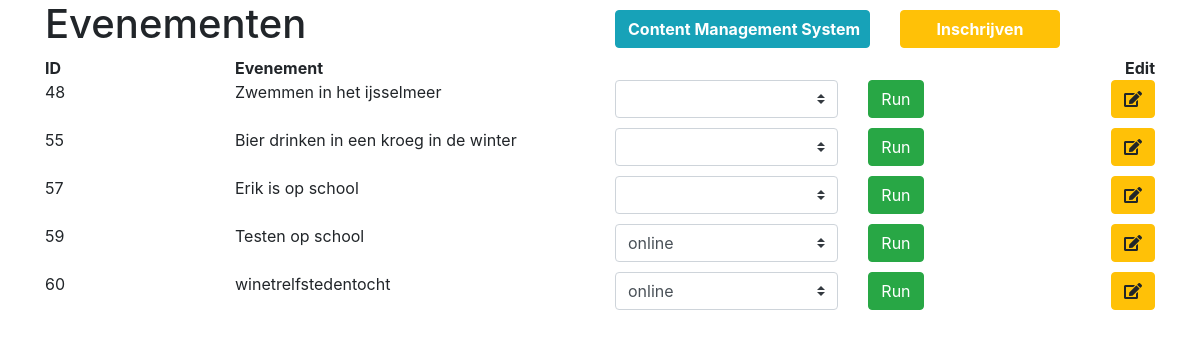
Before: / with the older database file.
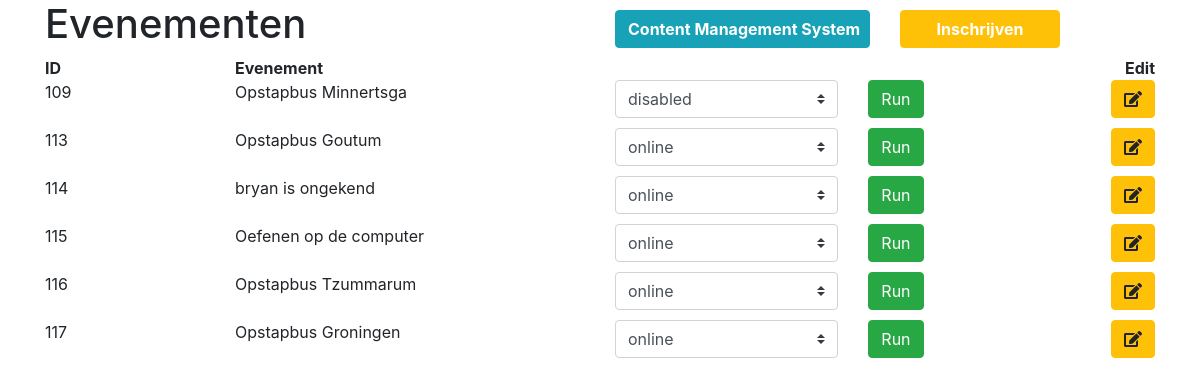
After: the same page with the newer database file.
### tables this page shows
CREATE TABLE `evenementen` (
  `id` int(11) NOT NULL,
  `evenement` varchar(255) NOT NULL,
  `datum_begin` varchar(255) NOT NULL,
  `datum_eind` varchar(255) NOT NULL,
  `prijs` int(55) NOT NULL,
  `max_deelnemers` int(55) NOT NULL,
  `vegetarisch` varchar(255) NOT NULL,
  `annuleringsverzekering` varchar(255) NOT NULL,
  `text_extra` varchar(255) NOT NULL,
  `text_accomodatie` varchar(255) NOT NULL,
  `text_editie` varchar(255) NOT NULL,
  `text_verhuur` varchar(255) NOT NULL,
  `text_vervoer` varchar(255) NOT NULL,
  `status` varchar(255) NOT NULL,
  `table_name` varchar(255) NOT NULL
);

### index.php (the view)
<?php
include( 'server.php' );
include('header.php');
?>
<div class="container">
    <div class="row">
        <div class="col-lg-6">
            <h1>Evenementen</h1>
        </div>
        <div class="col-lg-3 margin_top_10">
           <a href="cms.php" class="btn btn-info" role="button">Content Management System</a>
        </div>
        <div class="col-lg-2 margin_top_10">
            <a href="inschrijven.php" class="btn btn-warning text-white" role="button">Inschrijven</a>
        </div>
    </div>
<div class="row">
        <div class="col-md-2">
            <strong>ID</strong>
        </div>
        <div class="col-md-6">
            <strong>Evenement</strong>
        </div>
        <div class="col-md-4 text-right">
            <strong>Edit</strong>
        </div>
</div>
    <?php
    $sql = "SELECT * FROM evenementen";
    $result = $conn->query($sql);
    if ($result->num_rows > 0) {
        while ($row = $result->fetch_assoc()) {
            echo "
						<div class='row' style='margin-bottom: 10px;'>
							<div class='col-md-2'>
								" . $row["id"] . "
							</div>
							<div class='col-md-4'>
								" . $row["evenement"] . "
                            </div>
                                <div class='col-md-4'>
                                    <form action='server.php' method='post'>
                                        <div class='row'>
                                            <div class='col-md-8'>
                                                <select name='status' class='browser-default custom-select'>
                                                    <option selected>" . $row["status"] . "</option>
                                                    <option value='online'>online</option>
                                                    <option value='disabled'>disabled</option>
                                                    <option value='d-none'>Display none</option>
                                                </select>
                                            </div>
                                            <div class='col-md-4'>
                                                <button class='btn btn-success runBtn' type='submit' name='runBtn' id='" . $row["id"] . "' value='" . $row["id"] . "'>
                                                    Run
                                                </button>
                                            </div>
                                        </div>
                                    </form>
                                </div>
                            <div class='col-md-2'>
								<form action='server.php' method='get'>
                                    <div class='text-right'>
                                    <button id='" . $row["id"] . "' type='submit' name='edit' class='btn btn-warning' value='" . $row["id"] . "'><i class='fas fa-edit'></i></button>
									</div>
								</form>
							</div>
						</div>
					";
        }
    }
    ?>
</div>
<?php
    include ('footer.php');
?>

### header.php (shortened to what this page needs)
<!DOCTYPE html>
<html>
<head>
    <link href="css/bootstrap.min.css" rel="stylesheet">
    <link href="css/bootstrap-grid.min.css" rel="stylesheet">
    <link href="css/bootstrap-reboot.min.css" rel="stylesheet">
    <link href="css/style.css" rel="stylesheet">
    <link rel="stylesheet" href="https://use.fontawesome.com/releases/v5.3.1/css/solid.css"
>
    <link rel="stylesheet" href="https://use.fontawesome.com/releases/v5.3.1/css/regular.css"
>
    <link rel="stylesheet" href="https://use.fontawesome.com/releases/v5.3.1/css/brands.css"
>
    <link rel="stylesheet" href="https://use.fontawesome.com/releases/v5.3.1/css/fontawesome.css"
>
</head>

### footer.php (shortened to what this page needs)
</body>
</html>

### css/style.css (style rules this page uses)
* { box-sizing: border-box; }
a { width: 100%; }
button { outline: none !important; }
.margin_top_10 { margin-top: 10px; margin-left: 0px; }
.margin_top_10 a { font-weight: bold; }

Changed rows visible on the page:
removed evenementen: id "48", evenement "Zwemmen in het ijsselmeer"
removed evenementen: id "55", evenement "Bier drinken in een kroeg in de winter"
removed evenementen: id "57", evenement "Erik is op school"
removed evenementen: id "59", evenement "Testen op school", status "online"
removed evenementen: id "60", evenement "winetrelfstedentocht", status "online"
added evenementen: id "109", evenement "Opstapbus Minnertsga", status "disabled"
added evenementen: id "113", evenement "Opstapbus Goutum", status "online"
added evenementen: id "114", evenement "bryan is ongekend", status "online"
added evenementen: id "115", evenement "Oefenen op de computer", status "online"
added evenementen: id "116", evenement "Opstapbus Tzummarum", status "online"
added evenementen: id "117", evenement "Opstapbus Groningen", status "online"
